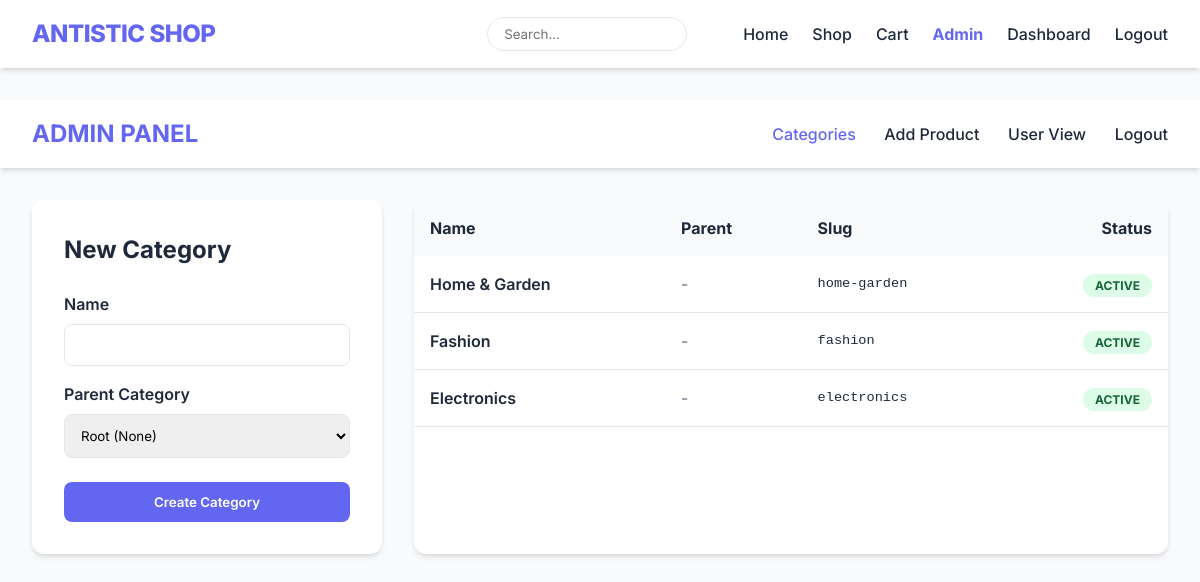
The page /public/admin/categories.php (signed in) on the database its author committed.
### tables this page shows
CREATE TABLE IF NOT EXISTS categories (
    id INT AUTO_INCREMENT PRIMARY KEY,
    name VARCHAR(255) NOT NULL,
    slug VARCHAR(255) NOT NULL UNIQUE,
    parent_id INT DEFAULT NULL,
    status ENUM('active', 'inactive') DEFAULT 'active',
    FOREIGN KEY (parent_id) REFERENCES categories(id) ON DELETE SET NULL
);

### public/admin/categories.php (the view, shortened to what this page needs)
<?php
require_once '../includes/header.php';
$stmt = $pdo->query("SELECT c1.*, c2.name as parent_name FROM categories c1 LEFT JOIN categories c2 ON c1.parent_id = c2.id ORDER BY c1.id DESC");
$categories_list = $stmt->fetchAll();
?>
<!DOCTYPE html>
<html lang="en">
<head>
    <link rel="stylesheet" href="../css/style.css">
</head>
<body>
    <header>
        <div class="container nav-wrapper">
            <a href="../index.php" class="logo">ADMIN PANEL</a>
            <nav class="nav-links">
                <a href="categories.php" style="color: var(--primary-color);">Categories</a>
                <a href="product-add.php">Add Product</a>
                <a href="../dashboard.php">User View</a>
                <a href="../logout.php">Logout</a>
            </nav>
        </div>
    </header>
    <main class="container">
        <div style="display: grid; grid-template-columns: 350px 1fr; gap: 2rem; margin-top: 2rem;">
            <aside>
                <div style="background: white; padding: 2rem; border-radius: 12px; box-shadow: var(--shadow);">
                    <h2 style="margin-bottom: 1.5rem;">New Category</h2>
                    <form action="categories.php" method="POST">
                        <div style="margin-bottom: 1rem;">
                            <label style="display: block; font-weight: 600; margin-bottom: 0.5rem;">Name</label>
                            <input type="text" name="name" required style="width: 100%; padding: 0.75rem; border: 1px solid var(--border-color); border-radius: 8px;">
                        </div>
                        <div style="margin-bottom: 1.5rem;">
                            <label style="display: block; font-weight: 600; margin-bottom: 0.5rem;">Parent Category</label>
                            <select name="parent_id" style="width: 100%; padding: 0.75rem; border: 1px solid var(--border-color); border-radius: 8px;">
                                <option value="">Root (None)</option>
                            </select>
                        </div>
                        <button type="submit" style="width: 100%;">Create Category</button>
                    </form>
                </div>
            </aside>
            <section style="background: white; border-radius: 12px; box-shadow: var(--shadow); overflow: hidden;">
                <table style="width: 100%; border-collapse: collapse;">
                    <thead style="background: #f8fafc;">
                        <tr>
                            <th style="padding: 1rem; text-align: left;">Name</th>
                            <th style="padding: 1rem; text-align: left;">Parent</th>
                            <th style="padding: 1rem; text-align: left;">Slug</th>
                            <th style="padding: 1rem; text-align: right;">Status</th>
                        </tr>
                    </thead>
                    <tbody>
                        <?php foreach ($categories_list as $cat): ?>
                            <tr style="border-bottom: 1px solid var(--border-color);">
                                <td style="padding: 1rem; font-weight: 600;"><?php echo htmlspecialchars($cat['name']); ?></td>
                                <td style="padding: 1rem; color: var(--text-muted);"><?php echo $cat['parent_name'] ? htmlspecialchars($cat['parent_name']) : '-'; ?></td>
                                <td style="padding: 1rem; font-family: monospace; font-size: 0.85rem;"><?php echo htmlspecialchars($cat['slug']); ?></td>
                                <td style="padding: 1rem; text-align: right;">
                                    <span style="padding: 0.25rem 0.75rem; border-radius: 20px; font-size: 0.75rem; font-weight: 700; background: #dcfce7; color: #166534;">
                                        <?php echo strtoupper($cat['status']); ?>
                                    </span>
                                </td>
                            </tr>
                        <?php endforeach; ?>
                    </tbody>
                </table>
            </section>
        </div>
    </main>
</body>
</html>

### public/css/style.css (style rules this page uses)
:root { --primary-color: #6366f1; --primary-hover: #4f46e5; --bg-color: #f8fafc; --card-bg: #ffffff; --text-main: #1e293b; --text-muted: #64748b; --border-color: #e2e8f0; --shadow: 0 4px 6px -1px rgb(0 0 0 / 0.1), 0 2px 4px -2px rgb(0 0 0 / 0.1); --border-radius: 12px; }
* { margin: 0; padding: 0; box-sizing: border-box; font-family: 'Inter', system-ui, -apple-system, sans-serif; }
body { background-color: var(--bg-color); color: var(--text-main); line-height: 1.5; }
.container { max-width: 1200px; margin: 0 auto; padding: 0 2rem; }
header { background: var(--card-bg); box-shadow: var(--shadow); padding: 1rem 0; margin-bottom: 2rem; }
.nav-wrapper { display: flex; justify-content: space-between; align-items: center; }
.logo { font-size: 1.5rem; font-weight: 700; color: var(--primary-color); text-decoration: none; }
.nav-links a { color: var(--text-main); text-decoration: none; margin-left: 1.5rem; font-weight: 500; transition: color 0.2s; }
button { background: var(--primary-color); color: white; border: none; padding: 0.75rem 1.5rem; border-radius: 8px; font-weight: 600; cursor: pointer; transition: background 0.2s; }

### rows shown on the page
categories: name "Home & Garden", slug "home-garden", status "ACTIVE"
categories: name "Fashion", slug "fashion", status "ACTIVE"
categories: name "Electronics", slug "electronics", status "ACTIVE"
